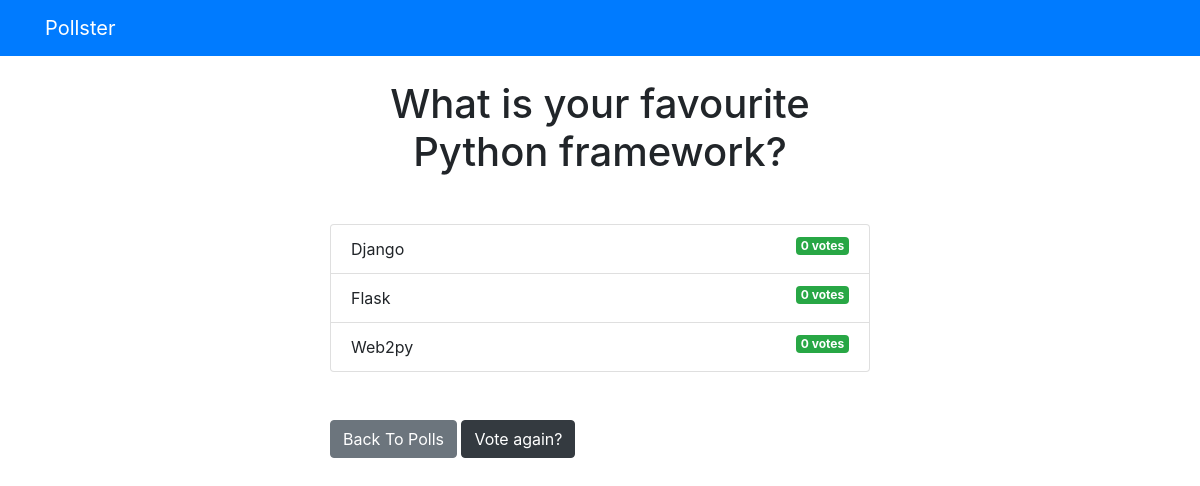
The app's page /polls/1/results/, older data.
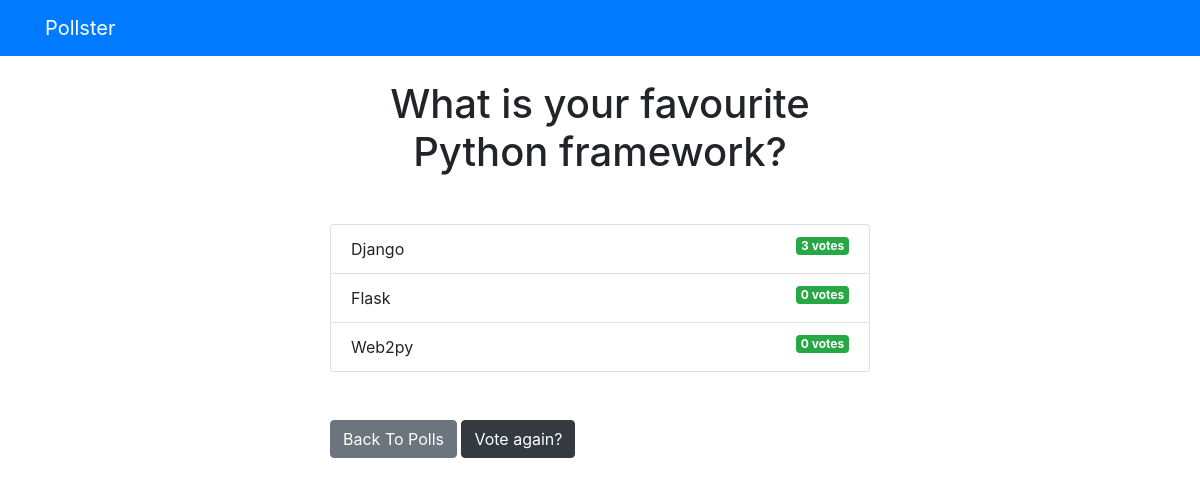
The same page, newer data.
### polls/models.py (models this page shows, shortened)
class Choice(models.Model):
    question = models.ForeignKey(Question, on_delete=models.CASCADE)
    choice_text = models.CharField(max_length=200)
    votes = models.IntegerField(default=0)

### polls/views.py (the view)
# urls.py: path('<int:question_id>/results/', views.results, name='results'),
def results(request, question_id):
    question = get_object_or_404(Question, pk=question_id)
    return render(request, 'polls/results.html', {'question': question})

### templates/polls/results.html
{% extends 'base.html' %} {% block content %}
<h1 class="mb-5 text-center">{{ question.question_text }}</h1>
<ul class="list-group mb-5">
  {% for choice in question.choice_set.all %}
  <li class="list-group-item">
    {{ choice.choice_text }}
    <span class="badge badge-success float-right"
      >{{ choice.votes }} vote{{ choice.votes | pluralize }}</span
    >
  </li>
  {% endfor %}
</ul>
<a class="btn btn-secondary" href="{% url 'polls:index' %}">Back To Polls</a>
<a class="btn btn-dark" href="{% url 'polls:detail' question.id %}"
  >Vote again?</a
>
{% endblock %}

Row changes from the older to the newer data that the page shows:
changed Choice "Django": votes "0" → "3"
